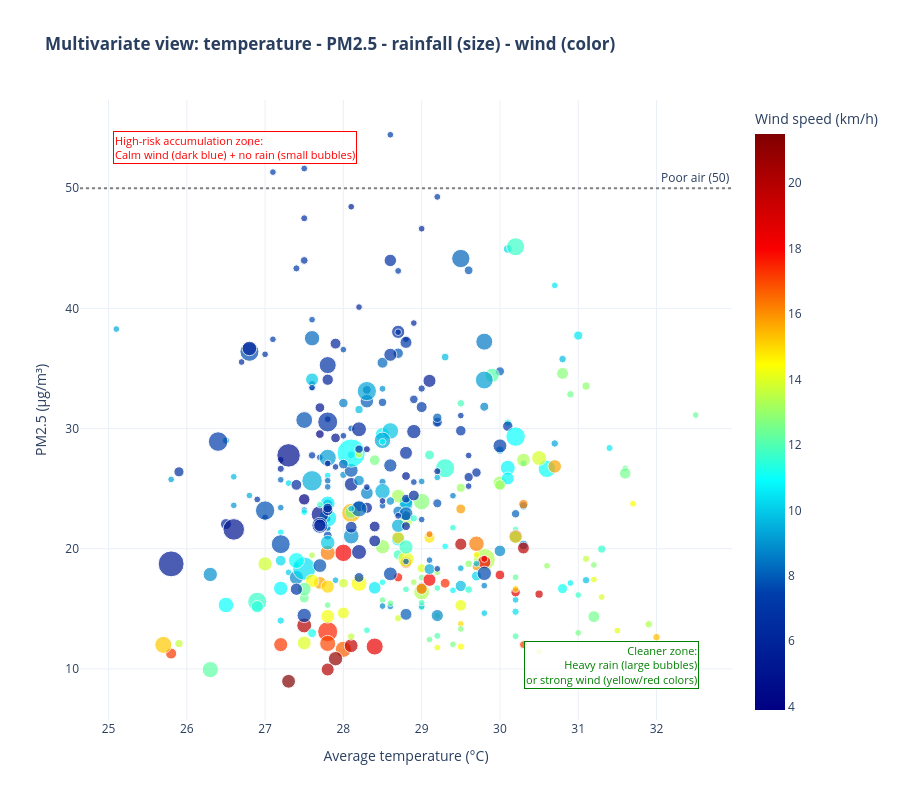

The notebook cell this image was saved under:
### Code cell
df['Visual_Size'] = df['prcp'].apply(lambda x: (x * 1.5) + 5)  # minimum size = 5

# Bubble chart
fig = px.scatter(
    df,
    x='tavg',
    y='pm2_5',
    size='Visual_Size',
    color='wspd',
    color_continuous_scale='Jet',
    hover_name='date',
    hover_data={
        'Visual_Size': False,
        'tavg': ':.1f',
        'pm2_5': ':.1f',
        'prcp': ':.1f',
        'wspd': ':.1f'
    },
    labels={
        'tavg': 'Average temperature (°C)',
        'pm2_5': 'PM2.5 (µg/m³)',
        'prcp': 'Rainfall (mm)',
        'wspd': 'Wind speed (km/h)'
    },
    title="<b>Multivariate view: temperature - PM2.5 - rainfall (size) - wind (color)</b>",
    opacity=0.7
)

fig.update_layout(
    height=800,
    template="plotly_white",
    font=dict(size=12)
)

# Reference threshold line
fig.add_hline(y=50, line_dash="dot", line_color="gray", annotation_text="Poor air (50)")

# Annotation: high-risk zone (calm, dry air)
fig.add_annotation(
    text="High-risk accumulation zone:<br>Calm wind (dark blue) + no rain (small bubbles)",
    xref="paper", yref="paper",
    x=0.05, y=0.95,
    showarrow=False,
    font=dict(color="red", size=11),
    align="left",
    bgcolor="rgba(255, 255, 255, 0.8)",
    bordercolor="red", borderwidth=1
)

# Annotation: cleaner zone (rain or strong wind)
fig.add_annotation(
    text="Cleaner zone:<br>Heavy rain (large bubbles)<br>or strong wind (yellow/red colors)",
    xref="paper", yref="paper",
    x=0.95, y=0.05,
    showarrow=False,
    font=dict(color="green", size=11),
    align="right",
    bgcolor="rgba(255, 255, 255, 0.8)",
    bordercolor="green", borderwidth=1
)

### Figure 1 — Plotly figure (JSON) as saved in the notebook; plotly's stock layout.template omitted (floating-point values rounded to 4 significant figures; data arrays with more than 128 entries replaced by an {"elided": "..."} marker saying what was removed)
{"data": [{"customdata": {"elided": "365x3 float values"}, "hovertemplate": "<b>%{hovertext}</b><br><br>Average temperature (°C)=%{x:.1f}<br>PM2.5 (µg/m³)=%{y:.1f}<br>Rainfall (mm)=%{customdata[1]:.1f}<br>Wind speed (km/h)=%{marker.color:.1f}<extra></extra>", "hovertext": {"elided": "365 str values"}, "legendgroup": "", "marker": {"color": {"elided": "365 float values"}, "coloraxis": "coloraxis", "opacity": 0.7, "size": {"elided": "365 float values"}, "sizemode": "area", "sizeref": 0.2229, "symbol": "circle"}, "mode": "markers", "name": "", "orientation": "v", "showlegend": false, "type": "scatter", "x": {"elided": "365 float values"}, "xaxis": "x", "y": {"elided": "365 float values"}, "yaxis": "y"}], "layout": {"annotations": [{"showarrow": false, "text": "Poor air (50)", "x": 1, "xanchor": "right", "xref": "x domain", "y": 50, "yanchor": "bottom", "yref": "y"}, {"align": "left", "bgcolor": "rgba(255, 255, 255, 0.8)", "bordercolor": "red", "borderwidth": 1, "font": {"color": "red", "size": 11}, "showarrow": false, "text": "High-risk accumulation zone:<br>Calm wind (dark blue) + no rain (small bubbles)", "x": 0.05, "xref": "paper", "y": 0.95, "yref": "paper"}, {"align": "right", "bgcolor": "rgba(255, 255, 255, 0.8)", "bordercolor": "green", "borderwidth": 1, "font": {"color": "green", "size": 11}, "showarrow": false, "text": "Cleaner zone:<br>Heavy rain (large bubbles)<br>or strong wind (yellow/red colors)", "x": 0.95, "xref": "paper", "y": 0.05, "yref": "paper"}], "coloraxis": {"colorbar": {"title": {"text": "Wind speed (km/h)"}}, "colorscale": [[0, "rgb(0,0,131)"], [0.2, "rgb(0,60,170)"], [0.4, "rgb(5,255,255)"], [0.6, "rgb(255,255,0)"], [0.8, "rgb(250,0,0)"], [1, "rgb(128,0,0)"]]}, "font": {"size": 12}, "height": 800, "legend": {"itemsizing": "constant", "tracegroupgap": 0}, "shapes": [{"line": {"color": "gray", "dash": "dot"}, "type": "line", "x0": 0, "x1": 1, "xref": "x domain", "y0": 50, "y1": 50, "yref": "y"}], "title": {"text": "<b>Multivariate view: temperature - PM2.5 - rainfall (size) - wind (color)</b>"}, "xaxis": {"anchor": "y", "domain": [0, 1], "title": {"text": "Average temperature (°C)"}}, "yaxis": {"anchor": "x", "domain": [0, 1], "title": {"text": "PM2.5 (µg/m³)"}}}}
